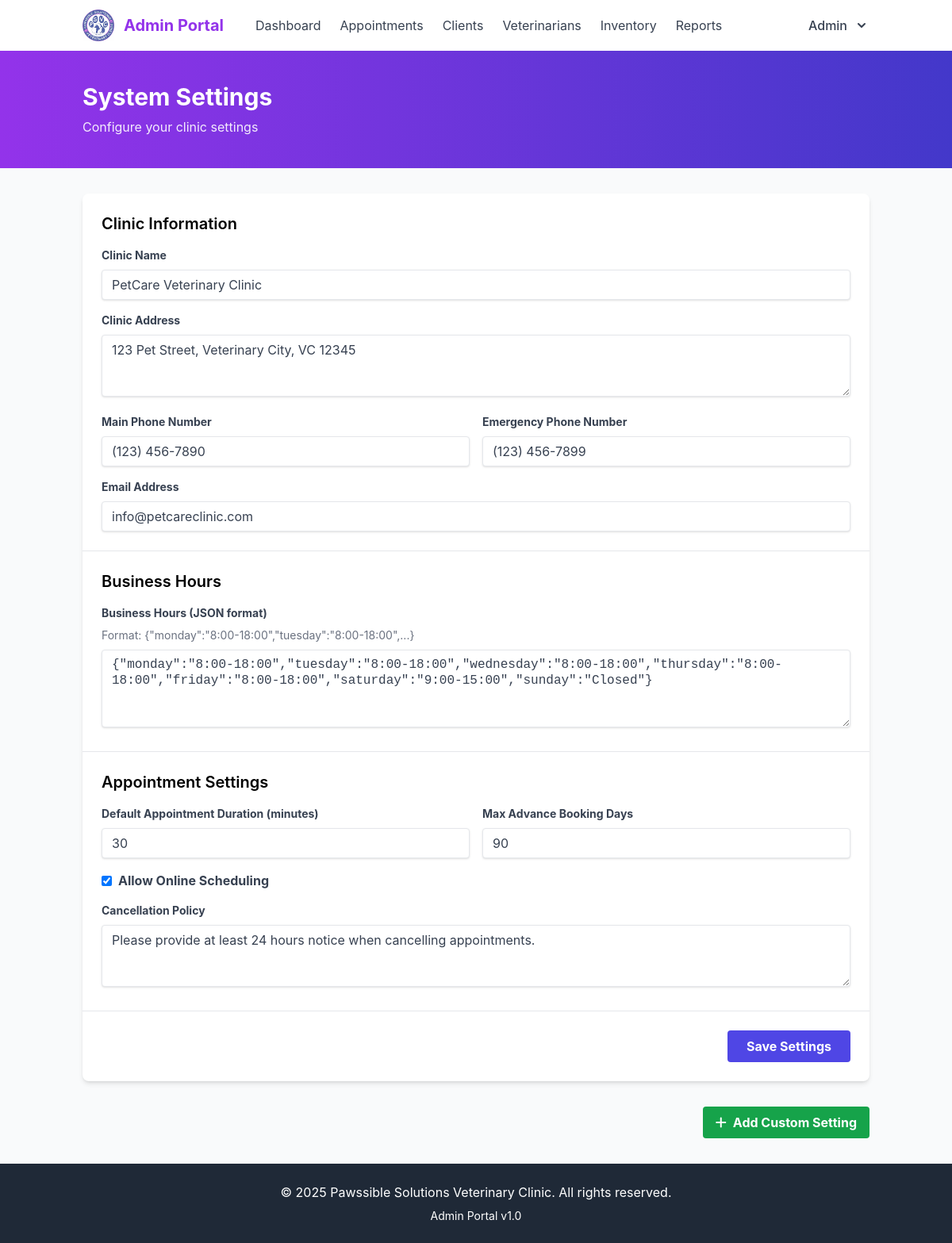
Screenshot of /admin/settings.php (signed in) with the database file from the repository.
### tables this page shows
CREATE TABLE `settings` (
  `id` int(11) NOT NULL,
  `setting_key` varchar(100) NOT NULL,
  `setting_value` text DEFAULT NULL,
  `description` varchar(255) DEFAULT NULL,
  `updated_at` timestamp NOT NULL DEFAULT current_timestamp() ON UPDATE current_timestamp()
);

### admin/settings.php (the view, shortened to what this page needs)
<?php
$database = new Database();
$db = $database->getConnection();
$query = "SELECT * FROM settings ORDER BY setting_key";
$stmt = $db->prepare($query);
$stmt->execute();
$settings = [];
while ($row = $stmt->fetch(PDO::FETCH_ASSOC)) {
    $settings[$row['setting_key']] = [
        'id' => $row['id'],
        'value' => $row['setting_value'],
        'description' => $row['description']
    ];
}
include_once '../includes/admin_header.php';
?>
<div class="bg-gradient-to-r from-purple-600 to-indigo-700 py-10">
    <div class="container mx-auto px-4">
        <h1 class="text-3xl font-bold text-white">System Settings</h1>
        <p class="text-white text-opacity-90 mt-2">Configure your clinic settings</p>
    </div>
</div>
<div class="container mx-auto px-4 py-8">
    <div class="bg-white rounded-lg shadow-md overflow-hidden">
        <form action="<?php echo htmlspecialchars($_SERVER["PHP_SELF"]); ?>" method="post">
            <div class="p-6 border-b border-gray-200">
                <h2 class="text-xl font-semibold mb-4">Clinic Information</h2>
                <div class="space-y-4">
                    <div>
                        <label for="clinic_name" class="block text-gray-700 text-sm font-bold mb-2">Clinic Name</label>
                        <input type="text" name="clinic_name" id="clinic_name" class="shadow appearance-none border rounded w-full py-2 px-3 text-gray-700 leading-tight focus:outline-none focus:shadow-outline" value="<?php echo isset($settings['clinic_name']) ? htmlspecialchars($settings['clinic_name']['value']) : ''; ?>">
                    </div>
                    <div>
                        <label for="clinic_address" class="block text-gray-700 text-sm font-bold mb-2">Clinic Address</label>
                        <textarea name="clinic_address" id="clinic_address" rows="3" class="shadow appearance-none border rounded w-full py-2 px-3 text-gray-700 leading-tight focus:outline-none focus:shadow-outline"><?php echo isset($settings['clinic_address']) ? htmlspecialchars($settings['clinic_address']['value']) : ''; ?></textarea>
                    </div>
                    <div class="grid grid-cols-1 md:grid-cols-2 gap-4">
                        <div>
                            <label for="clinic_phone" class="block text-gray-700 text-sm font-bold mb-2">Main Phone Number</label>
                            <input type="tel" name="clinic_phone" id="clinic_phone" class="shadow appearance-none border rounded w-full py-2 px-3 text-gray-700 leading-tight focus:outline-none focus:shadow-outline" value="<?php echo isset($settings['clinic_phone']) ? htmlspecialchars($settings['clinic_phone']['value']) : ''; ?>">
                        </div>
                        <div>
                            <label for="emergency_phone" class="block text-gray-700 text-sm font-bold mb-2">Emergency Phone Number</label>
                            <input type="tel" name="emergency_phone" id="emergency_phone" class="shadow appearance-none border rounded w-full py-2 px-3 text-gray-700 leading-tight focus:outline-none focus:shadow-outline" value="<?php echo isset($settings['emergency_phone']) ? htmlspecialchars($settings['emergency_phone']['value']) : ''; ?>">
                        </div>
                    </div>
                    <div>
                        <label for="clinic_email" class="block text-gray-700 text-sm font-bold mb-2">Email Address</label>
                        <input type="email" name="clinic_email" id="clinic_email" class="shadow appearance-none border rounded w-full py-2 px-3 text-gray-700 leading-tight focus:outline-none focus:shadow-outline" value="<?php echo isset($settings['clinic_email']) ? htmlspecialchars($settings['clinic_email']['value']) : ''; ?>">
                    </div>
                </div>
            </div>
            <div class="p-6 border-b border-gray-200">
                <h2 class="text-xl font-semibold mb-4">Business Hours</h2>
                <div>
                    <label for="business_hours" class="block text-gray-700 text-sm font-bold mb-2">Business Hours (JSON format)</label>
                    <p class="text-sm text-gray-500 mb-2">Format: {"monday":"8:00-18:00","tuesday":"8:00-18:00",...}</p>
                    <textarea name="business_hours" id="business_hours" rows="4" class="font-mono shadow appearance-none border rounded w-full py-2 px-3 text-gray-700 leading-tight focus:outline-none focus:shadow-outline"><?php echo isset($settings['business_hours']) ? htmlspecialchars($settings['business_hours']['value']) : ''; ?></textarea>
                </div>
            </div>
            <div class="p-6 border-b border-gray-200">
                <h2 class="text-xl font-semibold mb-4">Appointment Settings</h2>
                <div class="space-y-4">
                    <div class="grid grid-cols-1 md:grid-cols-2 gap-4">
                        <div>
                            <label for="appointment_interval" class="block text-gray-700 text-sm font-bold mb-2">Default Appointment Duration (minutes)</label>
                            <input type="number" name="appointment_interval" id="appointment_interval" class="shadow appearance-none border rounded w-full py-2 px-3 text-gray-700 leading-tight focus:outline-none focus:shadow-outline" value="<?php echo isset($settings['appointment_interval']) ? htmlspecialchars($settings['appointment_interval']['value']) : ''; ?>">
                        </div>
                        <div>
                            <label for="max_advance_booking_days" class="block text-gray-700 text-sm font-bold mb-2">Max Advance Booking Days</label>
                            <input type="number" name="max_advance_booking_days" id="max_advance_booking_days" class="shadow appearance-none border rounded w-full py-2 px-3 text-gray-700 leading-tight focus:outline-none focus:shadow-outline" value="<?php echo isset($settings['max_advance_booking_days']) ? htmlspecialchars($settings['max_advance_booking_days']['value']) : ''; ?>">
                        </div>
                    </div>
                    <div class="flex items-center">
                        <input type="checkbox" name="allow_online_scheduling" id="allow_online_scheduling" value="true" <?php echo (isset($settings['allow_online_scheduling']) && $settings['allow_online_scheduling']['value'] === 'true') ? 'checked' : ''; ?> class="mr-2">
                        <label for="allow_online_scheduling" class="text-gray-700 font-bold">Allow Online Scheduling</label>
                    </div>
                    <div>
                        <label for="default_cancellation_policy" class="block text-gray-700 text-sm font-bold mb-2">Cancellation Policy</label>
                        <textarea name="default_cancellation_policy" id="default_cancellation_policy" rows="3" class="shadow appearance-none border rounded w-full py-2 px-3 text-gray-700 leading-tight focus:outline-none focus:shadow-outline"><?php echo isset($settings['default_cancellation_policy']) ? htmlspecialchars($settings['default_cancellation_policy']['value']) : ''; ?></textarea>
                    </div>
                </div>
            </div>
            <div class="p-6">
                <div class="flex justify-end">
                    <button type="submit" name="submit" class="bg-indigo-600 hover:bg-indigo-700 text-white font-bold py-2 px-6 rounded focus:outline-none focus:shadow-outline">
                        Save Settings
                    </button>
                </div>
            </div>
        </form>
    </div>
    <div class="mt-8 flex justify-end">
        <a href="add_setting.php" class="bg-green-600 hover:bg-green-700 text-white font-bold py-2 px-4 rounded inline-flex items-center">
            <i class="fas fa-plus mr-2"></i> Add Custom Setting
        </a>
    </div>
</div>
<?php include_once '../includes/admin_footer.php'; ?>

### assets/css/style.css (style rules this page uses)
body { font-family: 'Inter', 'Segoe UI', Roboto, Arial, sans-serif; }

### rows the page displays
settings: clinic_name "PetCare Veterinary Clinic"
settings: clinic_address "123 Pet Street, Veterinary City, VC 12345"
settings: clinic_phone "(123) 456-7890"
settings: emergency_phone "(123) 456-7899"
settings: clinic_email "info@petcareclinic.com"
settings: business_hours "{\"monday\":\"8:00-18:00\",\"tuesday\":\"8:00-18:00\",\"wednesday\":\"8:00-18:00\",\"thursday\":\"8:00-18:00\",\"friday\":\"8:00-18:00\",\"saturday\":\"9:00-15:00\",\"sunday\":\"Closed\"}"
settings: appointment_interval "30"
settings: max_advance_booking_days "90"
settings: setting_value "☑"
settings: default_cancellation_policy "Please provide at least 24 hours notice when cancelling appointments."

### other values shown
$_SESSION['first_name'] "Admin"
